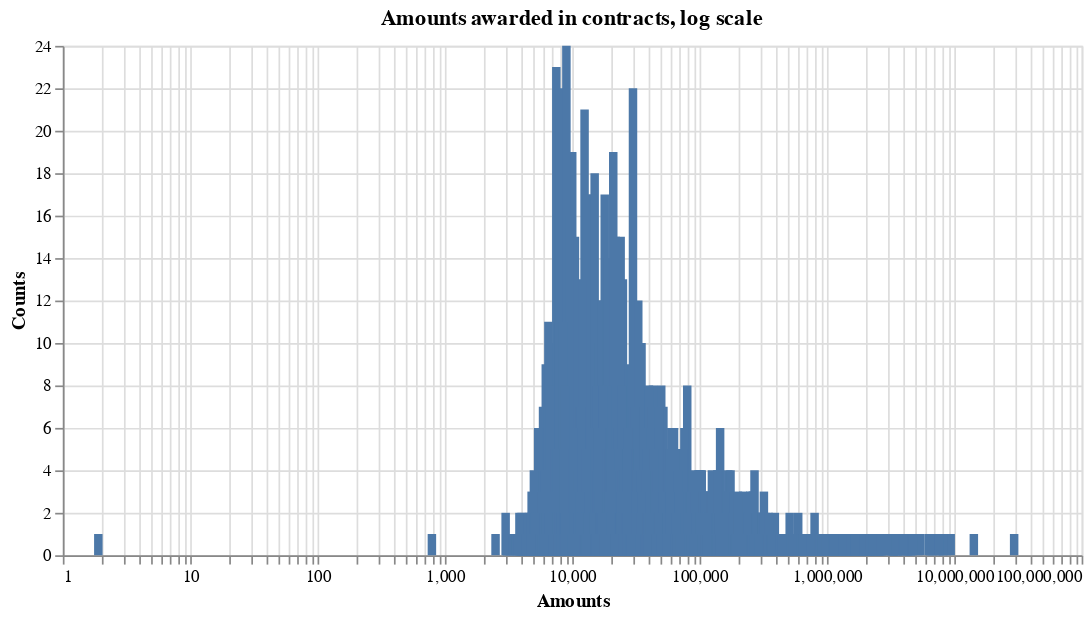

Write notebook code for a chart like this one.
### Markdown cell above
### Insight

### Code cell
chart_amounts = alt.Chart(contract_info)\
.mark_bar()\
.encode(
    alt.X('amounts:Q', title='Amounts', scale=alt.Scale(type='log')),
    alt.Y('count()', title='Counts'),
)\
.properties(
    title='Amounts awarded in contracts, log scale',
    width=600
)

save(chart_amounts, './assets/amounts.png')

chart_amounts

### Figure 1 — Vega-Lite specification as saved in the notebook (floating-point values rounded to 4 significant figures; data arrays with more than 128 entries replaced by an {"elided": "..."} marker saying what was removed)
{"config": {"view": {"continuousWidth": 400, "continuousHeight": 300}}, "data": {"name": "data-20c479f0d7753dcb0b3738101145b097"}, "mark": "bar", "encoding": {"x": {"field": "amounts", "scale": {"type": "log"}, "title": "Amounts", "type": "quantitative"}, "y": {"aggregate": "count", "title": "Counts", "type": "quantitative"}}, "title": "Amounts awarded in contracts, log scale", "width": 600, "$schema": "https://vega.github.io/schema/vega-lite/v4.17.0.json", "datasets": {"data-20c479f0d7753dcb0b3738101145b097": {"elided": "11428 records"}}}
